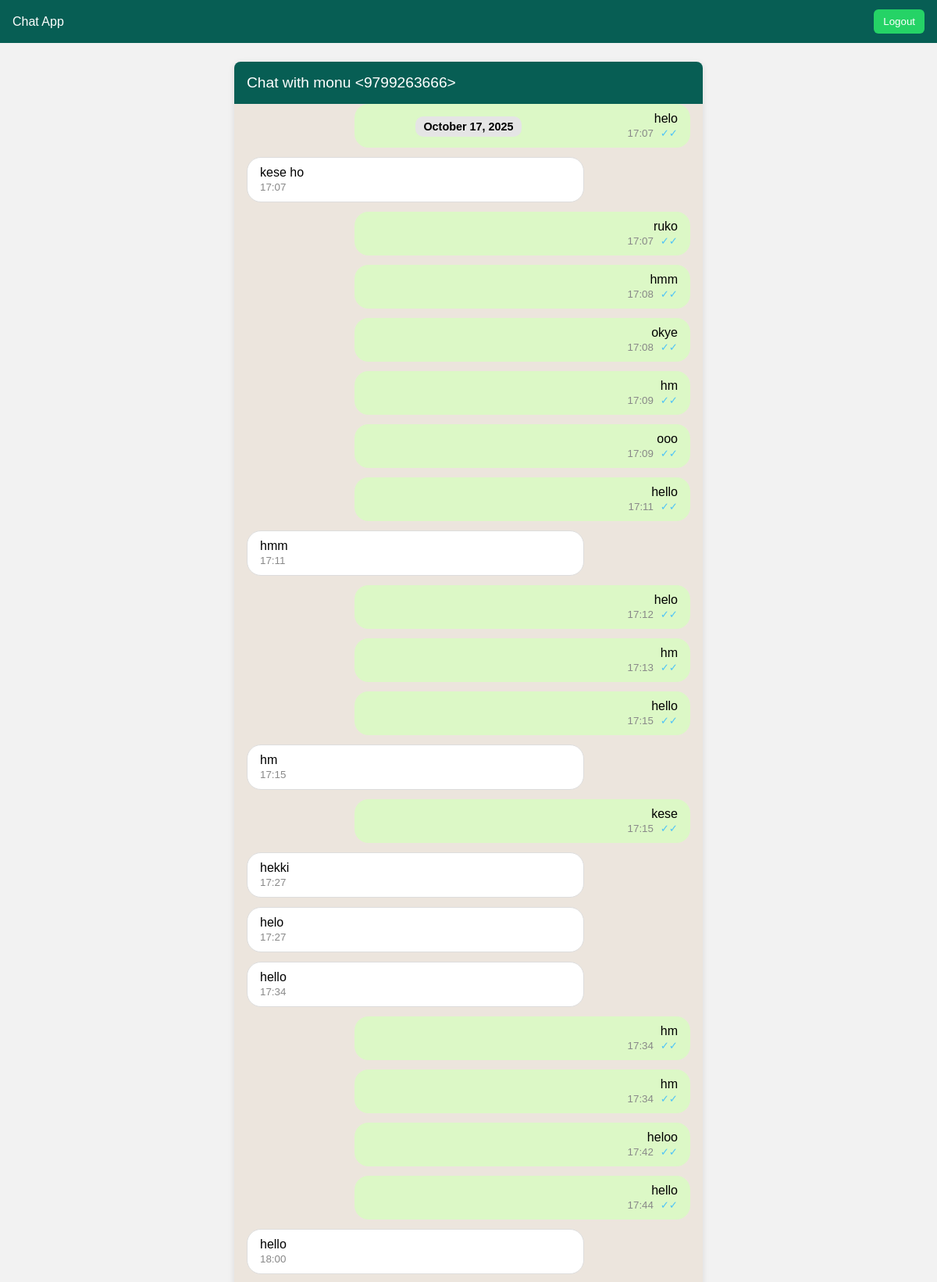
The app's page /chat/9799263666/ (signed in, upper part) with its own data.
### chat/models.py (models this page shows, shortened)
class ChatUser(models.Model):
	id = models.AutoField(primary_key=True)
	name = models.CharField(max_length=150)
	number = models.CharField(max_length=50, unique=True)
	password = models.CharField(max_length=128)  # store hashed or plain depending on implementation

class ChatMessage(models.Model):
	sender = models.ForeignKey(ChatUser, related_name='sent_chat_messages', on_delete=models.CASCADE)
	receiver = models.ForeignKey(ChatUser, related_name='received_chat_messages', on_delete=models.CASCADE)
	content = models.TextField()
	timestamp = models.DateTimeField(auto_now_add=True)
	delivered_at = models.DateTimeField(null=True, blank=True)
	seen_at = models.DateTimeField(null=True, blank=True)
	STATUS_CHOICES = [
			('sent', 'Sent'), # Single tick
			('delivered', 'Delivered'), # Double tick
			('read', 'Read'), # Blue tick
		]
	status = models.CharField(max_length=10, choices=STATUS_CHOICES, default='sent')

### chat/views.py (the view)
# urls.py: path('chat/<str:username>/', views.chat_view, name='chat'),
def chat_view(request, username):
	user = get_logged_in_user(request)
	if not user:
		return redirect('login')
	receiver = get_object_or_404(ChatUser, number=username)
	unread_messages = ChatMessage.objects.filter(
	sender=receiver,
	receiver=user,
	status__in=['sent', 'delivered']
	)
	unread_messages.update(status='read')
	messages = ChatMessage.objects.filter(
		(Q(sender=user) & Q(receiver=receiver)) |
		(Q(sender=receiver) & Q(receiver=user))
	).order_by('timestamp')
	ids = sorted([str(user.id), str(receiver.id)])
	room_name = '_'.join(ids)
	if request.method == 'POST':
		content = request.POST.get('content')
		if content:
			ChatMessage.objects.create(sender=user, receiver=receiver, content=content, status='sent')
		return redirect('chat', username=receiver.number)
	return render(request, 'chat_app/chat.html', {
		'receiver': receiver,
		'messages': messages,
		'current_user': user,
		'room_name': room_name,
	})

### chat/views.py (called while the page is built)
def get_logged_in_user(request):
	user_id = request.session.get('chat_user_id')
	if not user_id:
		return None
	try:
		return ChatUser.objects.get(id=user_id)
	except ChatUser.DoesNotExist:
		return None

### chat/templates/chat_app/chat.html (shortened to what this page needs)
{% extends 'chat_app/base.html' %}
{% block content %}
<div class="chat-container"
     style="max-width:600px;margin:20px auto;background:#fff;border-radius:8px;box-shadow:0 2px 8px rgba(0,0,0,0.1);display:flex;flex-direction:column;height:70vh;">
    <div class="chat-header"
        style="background:#075e54; color:#fff; padding:16px;
                font-size:1.2em; border-top-left-radius:8px; border-top-right-radius:8px;">
        Chat with {{ receiver.name }} &lt;{{ receiver.number }}&gt;
    </div>
    <div class="chat-messages" id="chat-messages"
        style="flex:1; padding:16px; overflow-y:auto; background:#ece5dd;">
        {% if messages %}
            {% regroup messages by timestamp.date as date_groups %}
            {% with today=now|date:"Y-m-d" %}
                {% for day in date_groups %}
                    <div class="date-header sticky-date"
                         style="position: sticky; top: 0; background: #e5e5e5; padding: 5px 10px; text-align: center; font-size: 0.9em; font-weight: bold; z-index: 10; margin: 10px auto; border-radius: 10px; width: fit-content;">
                        {{ day.grouper|date:"F j, Y" }}
                    </div>
                    {% for msg in day.list %}
                        <div class="message {% if msg.sender.id == current_user.id %}sent{% else %}received{% endif %}"
                             data-msg-id="{{ msg.id }}"
                            style="margin-bottom: 12px; max-width: 70%; padding: 10px 16px; border-radius: 18px; clear: both;
                                {% if msg.sender.id == current_user.id %}
                                    background: #dcf8c6; margin-left: auto; text-align: right;
                                {% else %}
                                    background: #fff; margin-right: auto; text-align: left; border: 1px solid #ddd;
                                {% endif %}">
                            <div>{{ msg.content|linebreaksbr }}</div>
                            <small style="color:#888;">
                                {{ msg.timestamp|time:"H:i" }}
                                {% if msg.sender.id == current_user.id %}
                                    <span class="ticks" style="margin-left:5px;">
                                    {% if msg.status == 'sent' %}✓
                                    {% elif msg.status == 'delivered' %}✓✓
                                    {% elif msg.status == 'read' %}<span style="color:#4fc3f7;">✓✓</span>
                                    {% endif %}
                                    </span>
                                {% endif %}
                            </small>
                        </div>
                    {% endfor %}
                {% endfor %}
            {% endwith %}
        {% else %}
            <div style="text-align:center; color:#888;">No messages yet.</div>
        {% endif %}
    </div>
</div>
{% endblock %}

### chat/templates/chat_app/base.html (shortened to what this page needs)
<!DOCTYPE html>
<html lang="en">
<head>
</head>
<body>
    <div class="header">
        <div>Chat App</div>
        <div>
            {% if request.session.chat_user_id %}
                <form method="post" action="{% url 'logout' %}" style="display:inline">{% csrf_token %}<button type="submit" style="background:#25d366;border:none;padding:8px 12px;border-radius:6px;color:#fff;cursor:pointer">Logout</button></form>
            {% else %}
                <a class="button" href="{% url 'login' %}">Login</a>
            {% endif %}
        </div>
    </div>
    <div class="container">
        {% block content %}{% endblock %}
    </div>
</body>
</html>

### chat/templates/chat_app/base.html (style rules this page uses)
body { font-family: Arial, sans-serif; background:#f2f2f2; margin:0 }
.header { background:#075e54;color:#fff;padding:12px 16px;display:flex;justify-content:space-between;align-items:center }
.container { max-width:800px;margin:24px auto;padding:0 16px }

### records on screen
ChatUser: name "monu", number "9799263666"
ChatMessage: content "helo", timestamp "17:07"
ChatMessage: content "kese ho", timestamp "17:07"
ChatMessage: content "ruko", timestamp "17:07"
ChatMessage: content "hmm", timestamp "17:08"
ChatMessage: content "okye", timestamp "17:08"
ChatMessage: content "hm", timestamp "17:09"
ChatMessage: content "ooo", timestamp "17:09"
ChatMessage: content "hello", timestamp "17:11"
ChatMessage: content "hmm", timestamp "17:11"
ChatMessage: content "helo", timestamp "17:12"
ChatMessage: content "hm", timestamp "17:13"
ChatMessage: content "hello", timestamp "17:15"
ChatMessage: content "hm", timestamp "17:15"
ChatMessage: content "kese", timestamp "17:15"
ChatMessage: content "hekki", timestamp "17:27"
ChatMessage: content "helo", timestamp "17:27"
ChatMessage: content "hello", timestamp "17:34"
ChatMessage: content "hm", timestamp "17:34"
ChatMessage: content "hm", timestamp "17:34"
ChatMessage: content "heloo", timestamp "17:42"
ChatMessage: content "hello", timestamp "17:44"
ChatMessage: content "hello", timestamp "18:00"

### other values on screen
{{ day.grouper|date:"F j, Y" }} "October 17, 2025"
